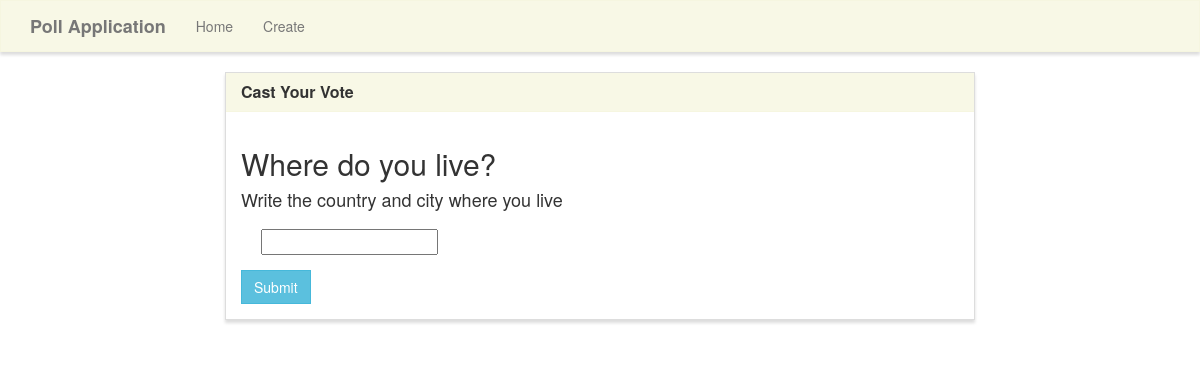
The page /vote/8/ on the database its author committed.
### polls/models.py (models this page shows, shortened)
class Poll(models.Model):
    TYPES_OF_POLLS = (
        ('text', 'Text'),
        ('select_one', 'Select One'),
        ('select_multiple', 'Select Multiple'),
    )
    question = models.CharField(max_length=200)
    start = models.DateField(null=True, blank=True)
    finish = models.DateField(null=True, blank=True)
    description = models.TextField(max_length=4000, null=True, blank=True)
    type = models.CharField(max_length=50, choices=TYPES_OF_POLLS, verbose_name='Types of polls', default='text')

### polls/views.py (the view, shortened to what this page needs)
# urls.py: path('vote/<poll_id>/', polls_views.vote, name='vote'),
def vote(request, poll_id):
    options = Option.objects.filter(poll=poll_id)
    poll = Poll.objects.get(pk=poll_id)
    if poll.type == 'text':
        if request.method == 'POST':
            option_text = request.POST['answer']
            filtered_options = Option.objects.filter(poll=poll_id, text__iexact=option_text)
            if filtered_options.exists():
                option = filtered_options.first()
                option.count += 1
                option.save()
                return redirect('home')
            else:
                option = Option()
                option.poll = poll
                option.text = option_text
                option.count = 1
                option.save()
                return redirect('home')
    context = {
        'options': options,
        'poll': poll,
        'poll_type': poll.type
    }
    return render(request, 'polls/vote.html', context)

### polls/templates/polls/vote.html (shortened to what this page needs)
{% extends "polls/base.html" %}
{% load widget_tweaks %}
{% block main %}
<div class="row">
    <div class="col-lg-8 col-lg-offset-2">
        <div class="panel panel-default">
            <div class="panel-heading">
                <h3 class="panel-title">Cast Your Vote</h3>
            </div>
            <div class="panel-body">
                <div class="row">
                    <div class="col-lg-12">
                        <h2>{{ poll.question }}</h2>
                        <h4>{{ poll.description }}</h4>
                    </div>
                </div>
                <div class="row">
                    <div class="col-lg-12">
                        <form method="POST">
                            {% if poll.type == "text" %}
                            <div class="form-group">
                                <div class="radio">
                                    <label>
                                        <input type="text" name="answer" value="" required>
                                    </label>
                                </div>
                            </div>
                            {% endif %}
                            <button type="submit" class="btn btn-info">
                                Submit
                            </button>
                        </form>
                    </div>
                </div>
            </div>
        </div>
    </div>
</div>
{% endblock %}

### polls/static/style.css (style rules this page uses)
.navbar-default, .btn, .form-control, .panel { border-radius: 0; }
.panel-default > .panel-heading { color: #333; background-color: rgba(245, 245, 220, .7); border-color: rgba(245, 245, 220, .6); border-top-left-radius: 0; border-top-right-radius: 0; }
.panel { box-shadow: 0px 3px 3px 0px #ddd; }
a.navbar-brand, .panel-title { font-weight: bolder; }

### rows shown on the page
Poll: question "Where do you live?", description "Write the country and city where you live"
